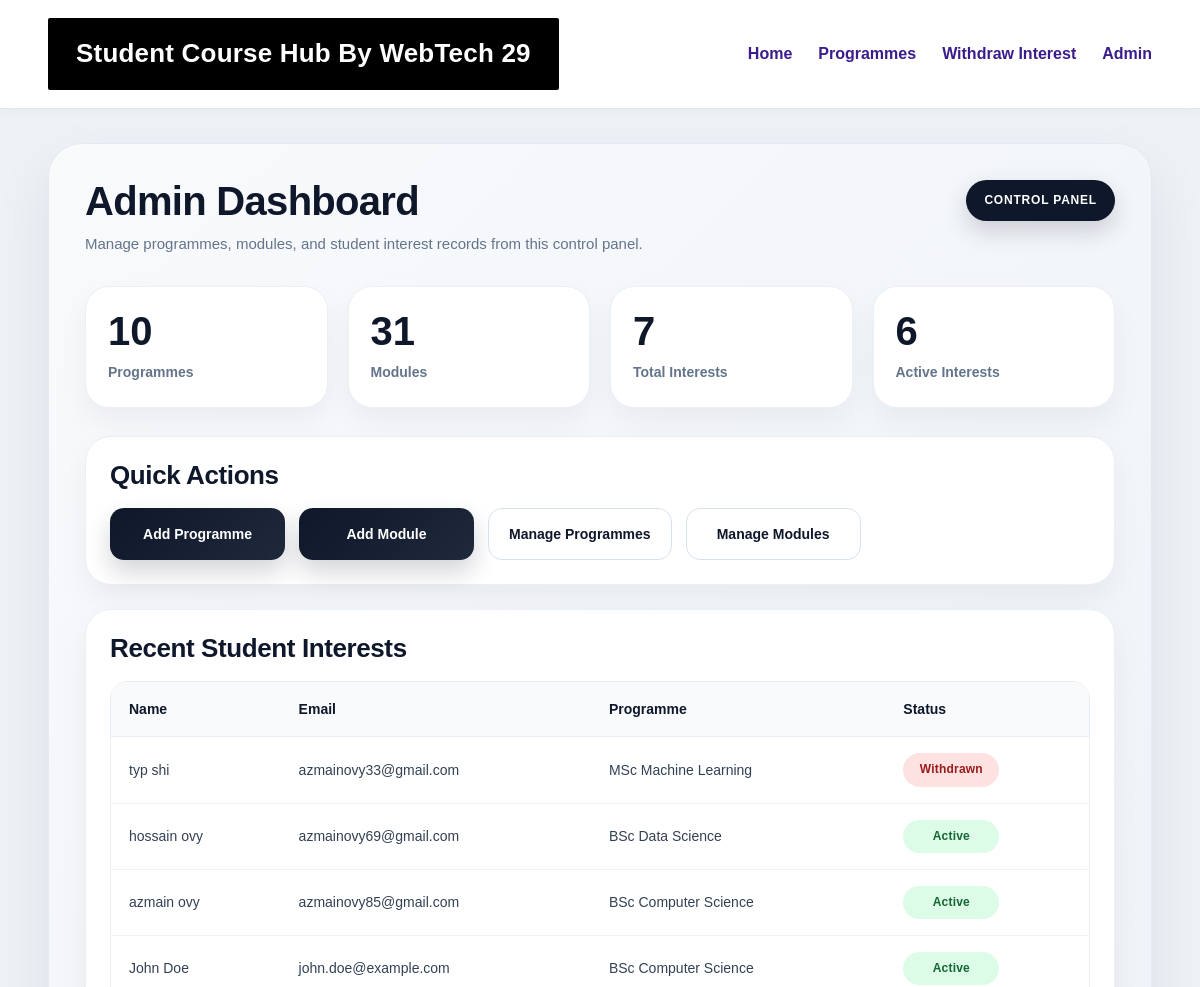
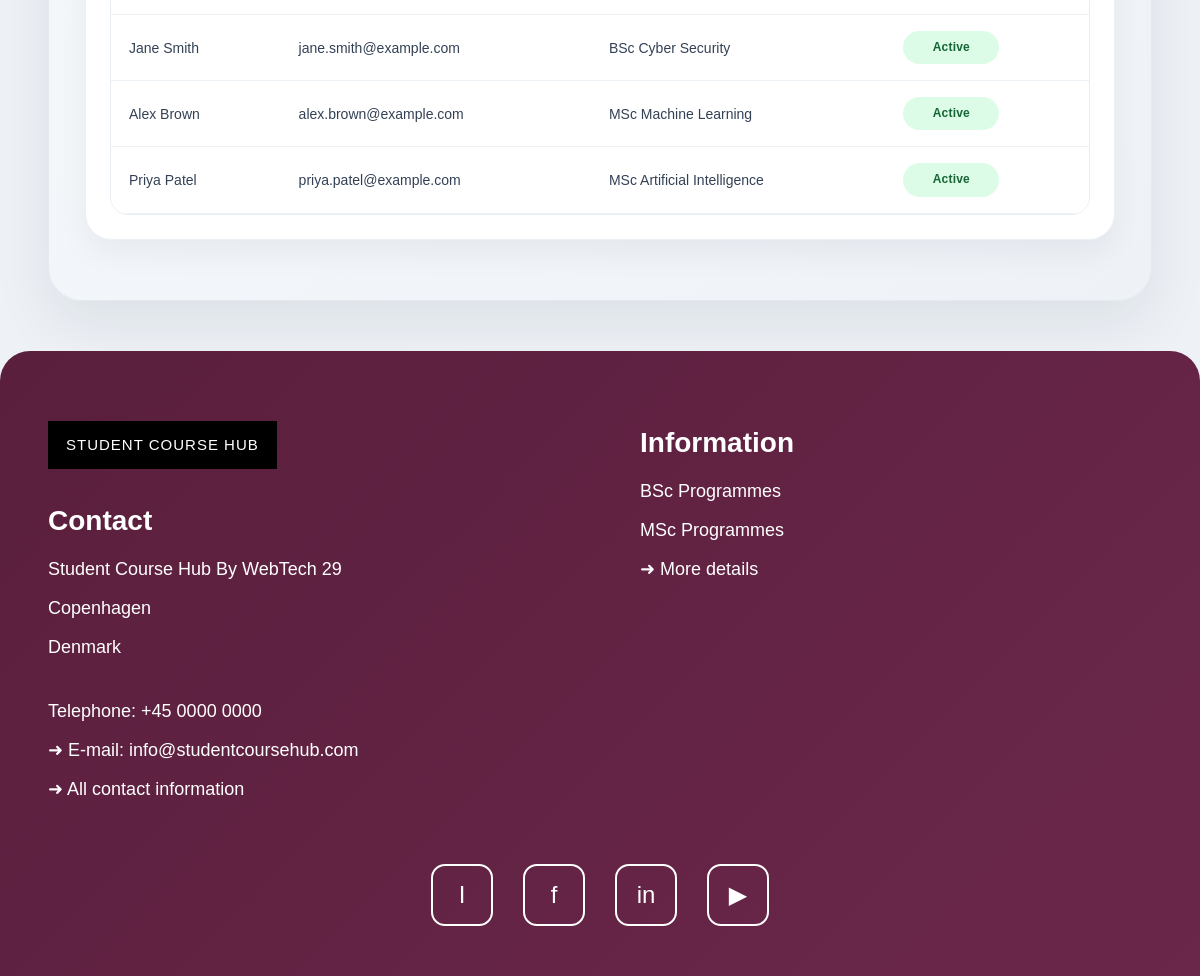
Screenshot of /index.php?action=admin_dashboard (signed in) with the database file from the repository (2 pictures, top to bottom).
### tables this page shows
CREATE TABLE `interestedstudents` (
  `InterestID` int(11) NOT NULL,
  `ProgrammeID` int(11) NOT NULL,
  `StudentName` varchar(100) NOT NULL,
  `Email` varchar(255) NOT NULL,
  `RegisteredAt` timestamp NOT NULL DEFAULT current_timestamp(),
  `IsActive` tinyint(1) NOT NULL DEFAULT 1
);

CREATE TABLE `programmes` (
  `ProgrammeID` int(11) NOT NULL,
  `ProgrammeName` text NOT NULL,
  `LevelID` int(11) DEFAULT NULL,
  `ProgrammeLeaderID` int(11) DEFAULT NULL,
  `Description` text DEFAULT NULL,
  `Image` text DEFAULT NULL,
  `IsPublished` tinyint(1) NOT NULL DEFAULT 1
);

### app/controllers/AdminProgrammeController.php (called while the page is built, shortened)
<?php
require_once __DIR__ . '/../models/Programme.php';
require_once __DIR__ . '/../models/InterestedStudent.php';
require_once __DIR__ . '/../models/Module.php';
class AdminProgrammeController
{
    private Programme $programmeModel;
    private InterestedStudent $interestModel;
    private Module $moduleModel;
    public function __construct(PDO $pdo)
    {
        $this->programmeModel = new Programme($pdo);
        $this->interestModel = new InterestedStudent($pdo);
        $this->moduleModel = new Module($pdo);
    }
public function dashboard(): void
{
    $students = $this->interestModel->getAllWithProgramme();
    $programmeCount = $this->programmeModel->countAll();
    $moduleCount = $this->moduleModel->countAll();
    $studentCount = $this->interestModel->countAll();
    $activeStudentCount = $this->interestModel->countActive();
    require __DIR__ . '/../views/admin/dashboard.php';
}
}

### app/models/programme.php (called while the page is built, shortened)
<?php
class Programme
{
    private PDO $pdo;
    public function __construct(PDO $pdo)
    {
        $this->pdo = $pdo;
    }
    public function countAll(): int
    {
        $stmt = $this->pdo->query("SELECT COUNT(*) FROM programmes");
        return (int) $stmt->fetchColumn();
    }
}

### app/models/Module.php (called while the page is built, shortened)
<?php
class Module
{
    private PDO $pdo;
    public function __construct(PDO $pdo)
    {
        $this->pdo = $pdo;
    }
    public function countAll(): int
{
    $stmt = $this->pdo->query("SELECT COUNT(*) FROM modules");
    return (int) $stmt->fetchColumn();
}
}

### app/models/InterestedStudent.php (called while the page is built, shortened)
<?php
class InterestedStudent
{
    private PDO $pdo;
    public function __construct(PDO $pdo)
    {
        $this->pdo = $pdo;
    }
    public function countAll(): int
{
    $stmt = $this->pdo->query("SELECT COUNT(*) FROM interestedstudents");
    return (int) $stmt->fetchColumn();
}
public function countActive(): int
{
    $stmt = $this->pdo->query("SELECT COUNT(*) FROM interestedstudents WHERE IsActive = 1");
    return (int) $stmt->fetchColumn();
}
    public function getAllWithProgramme(): array
    {
        $stmt = $this->pdo->query(
            "SELECT
                i.InterestID,
                i.StudentName,
                i.Email,
                i.RegisteredAt,
                i.IsActive,
                p.ProgrammeName
             FROM interestedstudents i
             JOIN programmes p ON i.ProgrammeID = p.ProgrammeID
             ORDER BY i.RegisteredAt DESC"
        );
        return $stmt->fetchAll(PDO::FETCH_ASSOC);
    }
}

### app/views/admin/dashboard.php (the view, shortened to what this page needs)
<?php require __DIR__ . '/../layouts/header.php'; ?>
<div class="admin-dashboard-wrap">
    <div class="admin-dashboard-card">
        <div class="admin-dashboard-header">
            <div class="admin-dashboard-title">
                <h2>Admin Dashboard</h2>
                <p>Manage programmes, modules, and student interest records from this control panel.</p>
            </div>
            <div class="admin-dashboard-badge">Control Panel</div>
        </div>
        <div class="admin-stats-grid">
            <div class="admin-stat-box">
                <strong><?= $programmeCount ?></strong>
                <div class="admin-stat-label">Programmes</div>
            </div>
            <div class="admin-stat-box">
                <strong><?= $moduleCount ?></strong>
                <div class="admin-stat-label">Modules</div>
            </div>
            <div class="admin-stat-box">
                <strong><?= $studentCount ?></strong>
                <div class="admin-stat-label">Total Interests</div>
            </div>
            <div class="admin-stat-box">
                <strong><?= $activeStudentCount ?></strong>
                <div class="admin-stat-label">Active Interests</div>
            </div>
        </div>
        <div class="admin-section-card">
            <h3>Quick Actions</h3>
            <div class="admin-actions">
                <a class="admin-primary-btn" href="index.php?action=admin_programme_create">Add Programme</a>
                <a class="admin-primary-btn" href="index.php?action=admin_module_create">Add Module</a>
                <a class="admin-secondary-btn" href="index.php?action=admin_programmes">Manage Programmes</a>
                <a class="admin-secondary-btn" href="index.php?action=admin_modules">Manage Modules</a>
            </div>
        </div>
        <div class="admin-section-card">
            <h3>Recent Student Interests</h3>
            <?php if (!empty($students)): ?>
                <div class="admin-table-shell">
                    <table class="admin-dashboard-table">
                        <thead>
                            <tr>
                                <th>Name</th>
                                <th>Email</th>
                                <th>Programme</th>
                                <th>Status</th>
                            </tr>
                        </thead>
                        <tbody>
                            <?php foreach ($students as $student): ?>
                                <tr>
                                    <td><?= htmlspecialchars($student['StudentName'] ?? '') ?></td>
                                    <td><?= htmlspecialchars($student['Email'] ?? '') ?></td>
                                    <td><?= htmlspecialchars($student['ProgrammeName'] ?? '') ?></td>
                                    <td>
                                        <?php if (!empty($student['IsActive'])): ?>
                                            <span class="admin-status-badge admin-status-active">Active</span>
                                        <?php else: ?>
                                            <span class="admin-status-badge admin-status-withdrawn">Withdrawn</span>
                                        <?php endif; ?>
                                    </td>
                                </tr>
                            <?php endforeach; ?>
                        </tbody>
                    </table>
                </div>
            <?php else: ?>
                <div class="admin-empty-box">No student interest records found.</div>
            <?php endif; ?>
        </div>
    </div>
</div>
<?php require __DIR__ . '/../layouts/footer.php'; ?>

### public/css/style.css (style rules this page uses)
* { box-sizing: border-box; margin: 0; padding: 0; }
body { font-family: Arial, sans-serif; background: #eef2f7; color: #1f2937; line-height: 1.6; }
main h1, main h2, main h3 { margin-bottom: 10px; }
main p { margin-bottom: 20px; }
table { width: 100%; border-collapse: collapse; }
th, td { border: 1px solid #d1d5db; padding: 12px; text-align: left; }

### app/views/admin/dashboard.php (style rules this page uses)
.admin-dashboard-wrap { width: 100%; margin: 34px auto 50px; }
.admin-dashboard-card { background: linear-gradient(135deg, #f8fafc 0%, #eef2f7 100%); border-radius: 34px; padding: 36px; border: 1px solid #e5eaf0; box-shadow: 0 24px 60px rgba(15, 23, 42, 0.08); }
.admin-dashboard-header { display: flex; justify-content: space-between; align-items: flex-start; gap: 24px; margin-bottom: 30px; flex-wrap: wrap; }
.admin-dashboard-title h2 { margin: 0 0 10px; font-size: 40px; line-height: 1.05; color: #0f172a; font-weight: 800; letter-spacing: -0.7px; }
.admin-dashboard-title p { margin: 0; font-size: 15px; color: #64748b; max-width: 760px; }
.admin-dashboard-badge { display: inline-flex; align-items: center; justify-content: center; padding: 11px 18px; border-radius: 999px; background: #0f172a; color: #ffffff; font-size: 12px; font-weight: 800; letter-spacing: 0.8px; text-transform: uppercase; box-shadow: 0 10px 24px rgba(15, 23, 42, 0.18); }
.admin-stats-grid { display: grid; grid-template-columns: repeat(4, minmax(0, 1fr)); gap: 20px; margin-bottom: 28px; }
.admin-stat-box { background: #ffffff; border: 1px solid #ebf0f5; border-radius: 24px; padding: 24px 22px; box-shadow: 0 14px 30px rgba(15, 23, 42, 0.05); transition: transform 0.2s ease, box-shadow 0.2s ease; }
.admin-stat-box strong { display: block; margin: 0 0 10px; font-size: 40px; line-height: 1; font-weight: 800; color: #0f172a; }
.admin-stat-label { font-size: 14px; color: #64748b; font-weight: 700; }
.admin-section-card { background: #ffffff; border: 1px solid #ebf0f5; border-radius: 26px; padding: 24px; box-shadow: 0 14px 30px rgba(15, 23, 42, 0.05); margin-bottom: 24px; }
.admin-section-card h3 { margin: 0 0 18px; font-size: 26px; line-height: 1.1; color: #0f172a; font-weight: 800; letter-spacing: -0.4px; }
.admin-actions { display: flex; flex-wrap: wrap; gap: 14px; }
.admin-actions a { display: inline-flex; align-items: center; justify-content: center; min-width: 175px; padding: 14px 20px; border-radius: 14px; text-decoration: none; font-size: 14px; font-weight: 700; transition: transform 0.2s ease, box-shadow 0.2s ease, opacity 0.2s ease; }
.admin-actions .admin-primary-btn { background: linear-gradient(135deg, #0f172a 0%, #1e293b 100%); color: #ffffff; box-shadow: 0 12px 24px rgba(15, 23, 42, 0.18); }
.admin-actions .admin-secondary-btn { background: #ffffff; color: #0f172a; border: 1px solid #d9e2ec; }
.admin-table-shell { overflow-x: auto; border: 1px solid #e8edf3; border-radius: 18px; }
.admin-dashboard-table { width: 100%; min-width: 760px; border-collapse: collapse; background: #ffffff; }
.admin-dashboard-table thead th { background: #f8fafc; color: #0f172a; font-size: 14px; font-weight: 800; text-align: left; padding: 16px 18px; border: none; border-bottom: 1px solid #e8edf3; white-space: nowrap; }
.admin-dashboard-table tbody td { padding: 16px 18px; font-size: 14px; color: #334155; border: none; border-bottom: 1px solid #edf2f7; vertical-align: middle; }
.admin-status-badge { display: inline-flex; align-items: center; justify-content: center; min-width: 96px; padding: 7px 12px; border-radius: 999px; font-size: 12px; font-weight: 800; letter-spacing: 0.2px; }
.admin-status-active { background: #dcfce7; color: #166534; }
.admin-status-withdrawn { background: #fee2e2; color: #991b1b; }

### rows the page displays
interestedstudents: StudentName "typ shi", Email "azmainovy33@gmail.com", ProgrammeID.ProgrammeName "MSc Machine Learning", IsActive "Withdrawn"
interestedstudents: StudentName "hossain ovy", Email "azmainovy69@gmail.com", ProgrammeID.ProgrammeName "BSc Data Science", IsActive "Active"
interestedstudents: StudentName "azmain ovy", Email "azmainovy85@gmail.com", ProgrammeID.ProgrammeName "BSc Computer Science", IsActive "Active"
interestedstudents: StudentName "John Doe", Email "john.doe@example.com", ProgrammeID.ProgrammeName "BSc Computer Science", IsActive "Active"
interestedstudents: StudentName "Jane Smith", Email "jane.smith@example.com", ProgrammeID.ProgrammeName "BSc Cyber Security", IsActive "Active"
interestedstudents: StudentName "Alex Brown", Email "alex.brown@example.com", ProgrammeID.ProgrammeName "MSc Machine Learning", IsActive "Active"
interestedstudents: StudentName "Priya Patel", Email "priya.patel@example.com", ProgrammeID.ProgrammeName "MSc Artificial Intelligence", IsActive "Active"

### other values shown
$programmeCount "10"
$moduleCount "31"
$studentCount "7"
$activeStudentCount "6"
